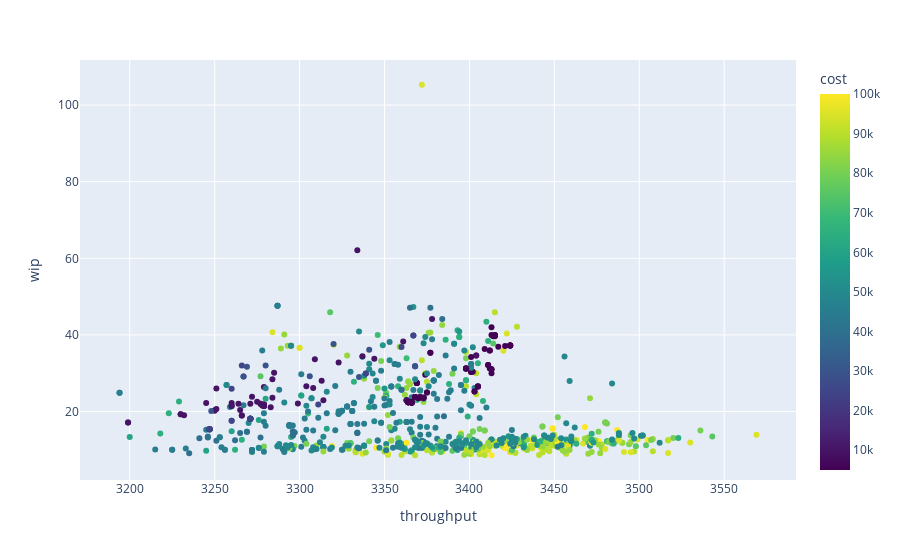

Write notebook code for a chart like this one.
### Code cell
import plotly.express as px

fig = px.scatter(df, x='throughput', y='wip', hover_data=['cost', 'Generation', 'population_number', 'agg_fitness'],
              color=df['cost'], color_continuous_scale=px.colors.sequential.Viridis)
fig.show()

### Figure 1 — Plotly figure (JSON) as saved in the notebook; plotly's stock layout.template omitted (floating-point values rounded to 4 significant figures; data arrays with more than 128 entries replaced by an {"elided": "..."} marker saying what was removed)
{"data": [{"customdata": {"elided": "914x4 float values"}, "hovertemplate": "throughput=%{x}<br>wip=%{y}<br>cost=%{marker.color}<br>Generation=%{customdata[1]}<br>population_number=%{customdata[2]}<br>agg_fitness=%{customdata[3]}<extra></extra>", "legendgroup": "", "marker": {"color": {"elided": "914 int values"}, "coloraxis": "coloraxis", "symbol": "circle"}, "mode": "markers", "name": "", "orientation": "v", "showlegend": false, "type": "scatter", "x": {"elided": "914 int values"}, "xaxis": "x", "y": {"elided": "914 float values"}, "yaxis": "y"}], "layout": {"autosize": true, "coloraxis": {"colorbar": {"title": {"text": "cost"}}, "colorscale": [[0, "#440154"], [0.1111, "#482878"], [0.2222, "#3e4989"], [0.3333, "#31688e"], [0.4444, "#26828e"], [0.5556, "#1f9e89"], [0.6667, "#35b779"], [0.7778, "#6ece58"], [0.8889, "#b5de2b"], [1, "#fde725"]]}, "legend": {"tracegroupgap": 0}, "margin": {"t": 60}, "xaxis": {"anchor": "y", "autorange": true, "domain": [0, 1], "range": [3171.0, 3592.0], "title": {"text": "throughput"}, "type": "linear"}, "yaxis": {"anchor": "x", "autorange": true, "domain": [0, 1], "range": [1.115, 112.8], "title": {"text": "wip"}, "type": "linear"}}}
